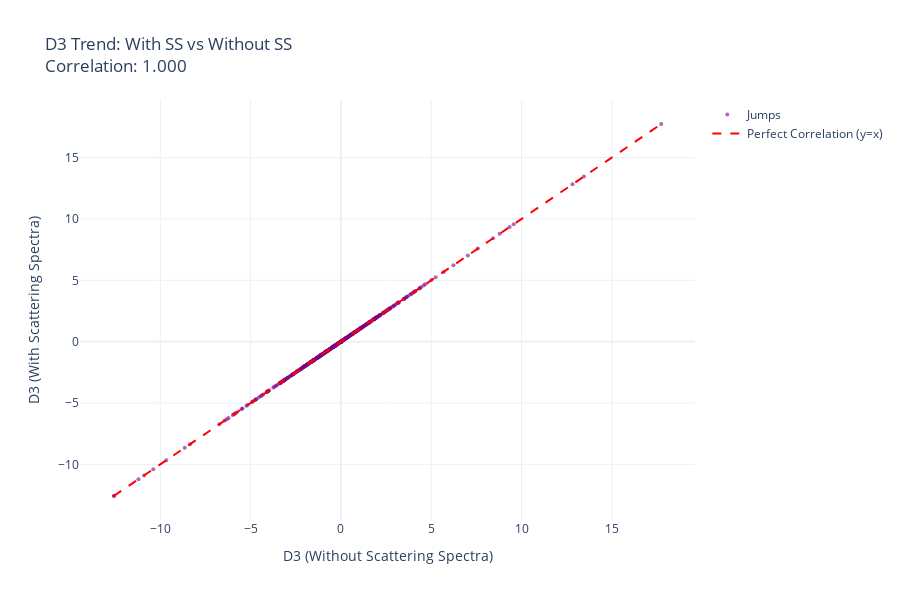

The cell this chart's notebook holds for it:
### Code cell
# Plot 2c: D3 comparison scatter plot
fig_d3_comp = go.Figure()

fig_d3_comp.add_trace(go.Scatter(
    x=jumps_without['D3_trend'],
    y=jumps_with['D3_trend'],
    mode='markers',
    name='Jumps',
    marker=dict(size=4, opacity=0.6, color='purple')
))

min_d3 = min(jumps_with['D3_trend'].min(), jumps_without['D3_trend'].min())
max_d3 = max(jumps_with['D3_trend'].max(), jumps_without['D3_trend'].max())
fig_d3_comp.add_trace(go.Scatter(
    x=[min_d3, max_d3],
    y=[min_d3, max_d3],
    mode='lines',
    name='Perfect Correlation (y=x)',
    line=dict(color='red', width=2, dash='dash')
))

fig_d3_comp.update_layout(
    title=f"D3 Trend: With SS vs Without SS<br>Correlation: {d3_corr:.3f}",
    xaxis_title="D3 (Without Scattering Spectra)",
    yaxis_title="D3 (With Scattering Spectra)",
    template="plotly_white",
    height=600
)
fig_d3_comp.show()

### Figure 1 — Plotly figure (JSON) as saved in the notebook; plotly's stock layout.template omitted (floating-point values rounded to 4 significant figures; data arrays with more than 128 entries replaced by an {"elided": "..."} marker saying what was removed)
{"data": [{"marker": {"color": "purple", "opacity": 0.6, "size": 4}, "mode": "markers", "name": "Jumps", "type": "scatter", "x": {"elided": "465 float values"}, "y": {"elided": "465 float values"}}, {"line": {"color": "red", "dash": "dash", "width": 2}, "mode": "lines", "name": "Perfect Correlation (y=x)", "type": "scatter", "x": [-12.58, 17.74], "y": [-12.58, 17.74]}], "layout": {"height": 600, "title": {"text": "D3 Trend: With SS vs Without SS<br>Correlation: 1.000"}, "xaxis": {"title": {"text": "D3 (Without Scattering Spectra)"}}, "yaxis": {"title": {"text": "D3 (With Scattering Spectra)"}}}}
